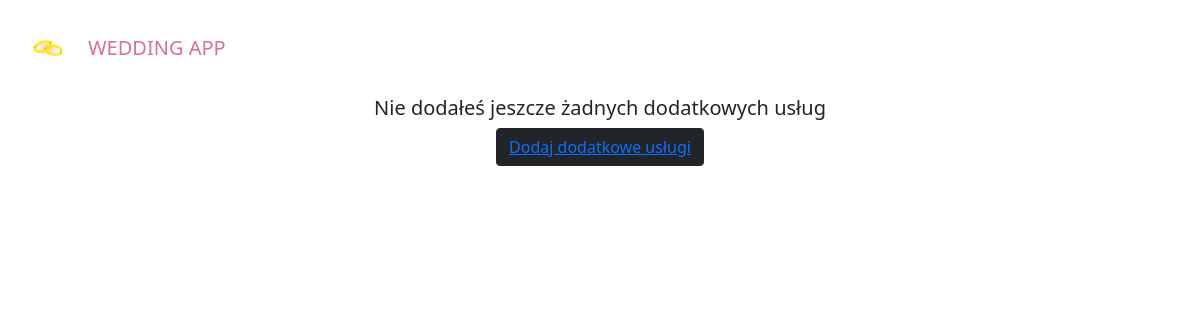
The app's page /additional_services, older data.
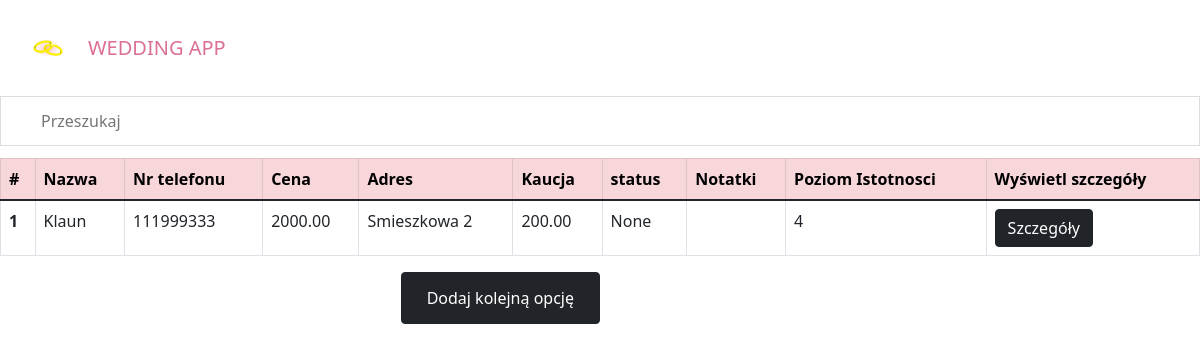
The same page, newer data.
### wedding/models.py (models this page shows, shortened)
class StandardInfo(models.Model):
    name = models.CharField(max_length=100)
    phone_number = models.CharField(max_length=9)
    email_address = models.CharField(max_length=30, null=True,blank=True)
    price = models.DecimalField(max_digits=8,decimal_places=2)
    address = models.CharField(max_length = 100,null=True, blank=True)
    caution = models.DecimalField(max_digits=8, decimal_places=2)
    approved = models.BooleanField(blank = True, null=True)
    notes = models.TextField(blank=True, null=True)
    class Meta:
        abstract = True

class AdditionalServices(StandardInfo):
    importance = models.IntegerField(max_length = 10,null=True, blank=True)
    def get_absolute_url(self):
        return reverse('additional_service-detail', kwargs={'pk' : self.pk})
    def get_add_url(self):
        return reverse('additional_services-add')

### wedding/views.py (the view)
# urls.py: path('additional_services', views.AdditionalServicesListView.as_view(), name='additional_services_list'),
class AdditionalServicesListView(ListView):
    model = AdditionalServices

### wedding/templatetags/tags.py (called while the page is built)
@register.inclusion_tag('wedding/table.html')
def get_table(queryset):
    item = queryset.first()
    columns = [k for k,v in item.__dict__.items() if k != '_state' and k != 'id' and k!='email_address']
    items = [item for item in queryset]
    column_labels = []
    for idx, key in enumerate(columns):
        if key in labels.keys():
            column_labels.append(labels[key])
    print("*******************")
    print(items)
    print("*******************")
    print("********COLUMNS***********")
    print(columns)
    print("*******************")
    print("********COLUMNS LABELS***********")
    print(column_labels)
    print("*******************")
    add_url = item.get_add_url()
    return {'items' : items, 'columns' : columns,'column_labels': column_labels ,'add_url':add_url}

@register.simple_tag(name='get_attribute_for_object')
def get_attribute_for_object(obj, attribute_name, *args):
    attribute = getattr(obj, attribute_name)
    return attribute

### wedding/templates/wedding/additionalservices_list.html
{% extends 'index.html' %}
{% load static %}
{% load tags %}
{% block content %}
{% if object_list %}
  {% get_table object_list%}
  {% else %}
  <div style="text-align:center">
  <h5>Nie dodałeś jeszcze żadnych dodatkowych usług</h5>
  <button type="submit" class="btn btn-dark"><a href={% url 'additional_services-add' %} > Dodaj dodatkowe usługi </a> </button>
  </div>
  {% endif %}
{% endblock %}

### wedding/templates/wedding/table.html (shortened to what this page needs)
{% load static %}
{% load tags %}
<link rel="stylesheet" type="text/css" href="{% static 'wedding/table.css' %}">
<input type="text" id="myInput" onkeyup="searchFunction()" placeholder="Przeszukaj ">
<table class="table table-bordered" id="myTable">
    <thead>
        <tr class="table-danger">
            <th scope="col" onclick="sortTableById()">#</th>
            {% for column in column_labels %}
                <th scope="col", onclick="sortTable({{forloop.counter|add:-1}})">{{column}}</th>
            {% endfor %}
            <th scope="col"> Wyświetl szczegóły</th>
            </tr>
    <tbody>
    {% for item in items %}
    <tr>
        <th scope="row">{{forloop.counter}}</th>
        {% for column in columns %}
        <td>{% get_attribute_for_object item column%}</td>
        {% endfor %}
        <td><a href={{ item.get_absolute_url }} class="btn btn-dark">Szczegóły</a></td>
      </tr>
    {% endfor %}
    </tbody>
  </table>
  <button type="submit" class="btn btn-dark" style="position: absolute; right: 50%;"><a href={{ add_url }} class="btn btn-dark">Dodaj kolejną opcję</a></button>

Row changes from the older to the newer data that the page shows:
added AdditionalServices: name "Klaun" "111999333" "2000.00" "Smieszkowa 2" "200.00" "None" "4"
Text that changed along with them:
text no longer shown: "Nie dodałeś jeszcze żadnych dodatkowych usług Dodaj dodatkowe usługi"
text now shown: "# Wyświetl szczegóły Dodaj kolejną opcję"
new list line: "Nazwa"
new list line: "Nr telefonu"
new list line: "Cena"
new list line: "Adres"
new list line: "Kaucja"
new list line: "status"
new list line: "Notatki"
new list line: "Poziom Istotnosci"
